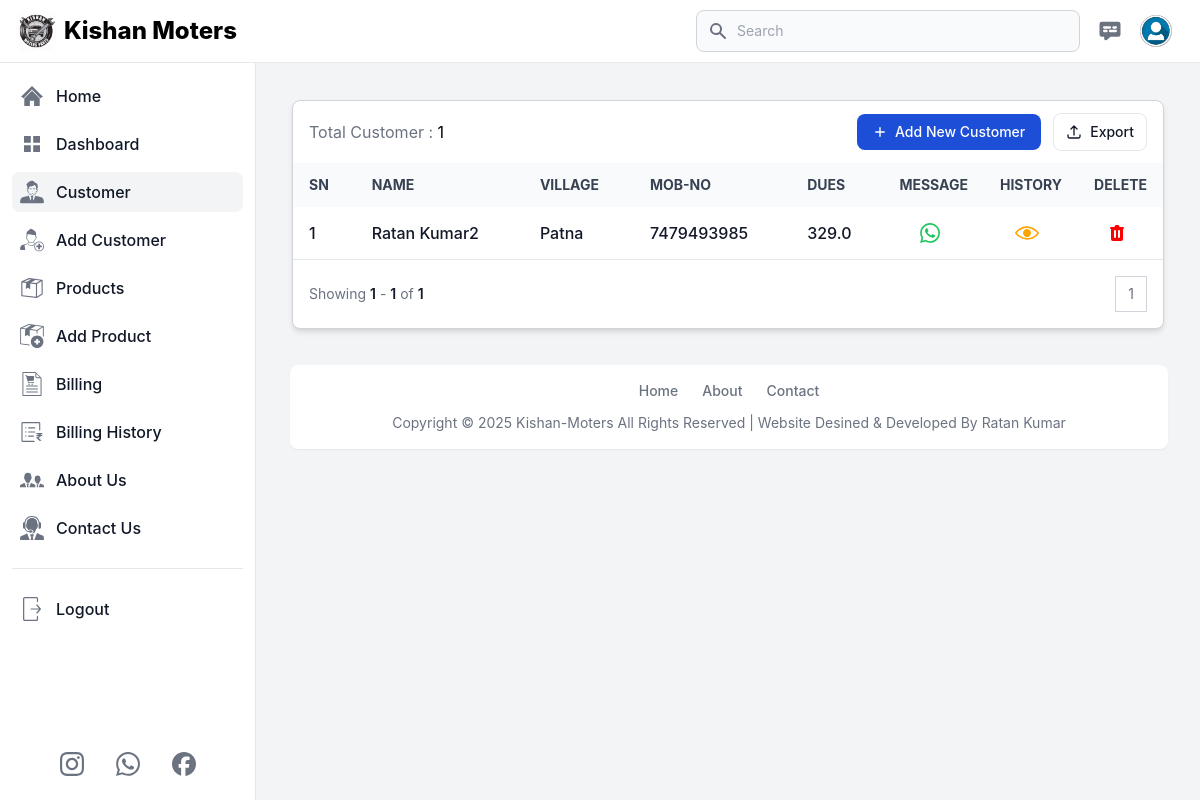
The app's page /customers (signed in), older data.
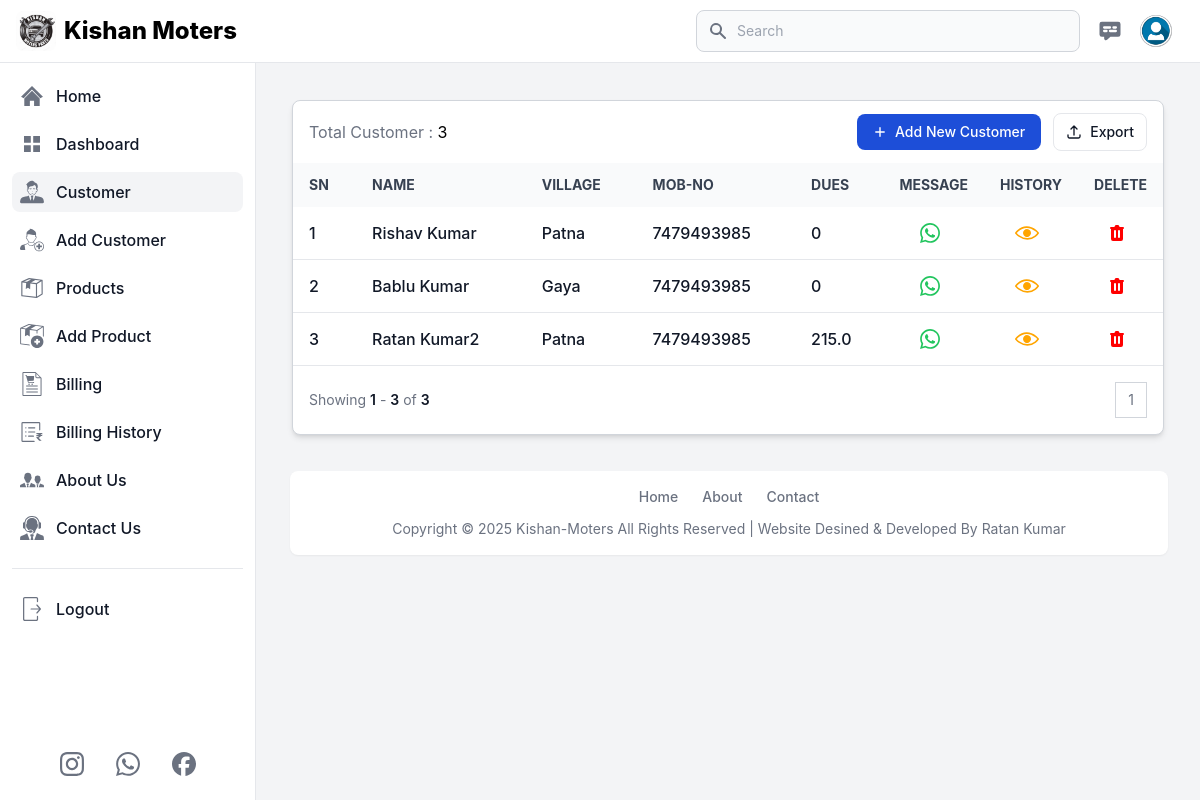
The same page, newer data.
### app.py (models this page shows, shortened)
class Customer(db.Model):
    id = db.Column(db.Integer, primary_key=True)
    user_id = db.Column(db.Integer, db.ForeignKey('user.id'), nullable=False)
    customer_name = db.Column(db.String(100), nullable=False)
    customer_village = db.Column(db.String(100), nullable=False)
    customer_mob_no = db.Column(db.String(100), nullable=False)

### app.py (the view)
@app.route('/customers', methods=['GET', 'POST'])
def customers():
    if 'email' in session:
        user = User.query.filter_by(email=session['email']).first()
        messages = Contact_us.query.order_by(Contact_us.id.desc()).all()
        page = request.args.get('page', 1, type=int)
        customers = Customer.query.filter(Customer.user_id == user.id).order_by(Customer.id.desc()).paginate(page=page, per_page=10)
        total_customer = Customer.query.filter(Customer.user_id == user.id).count()
        customer_dues = {
            c.id: db.session.query(func.coalesce(func.sum(Billing.dues), 0))
            .filter(Billing.customer_id == c.id)
            .scalar()
            for c in customers.items
        }
        return render_template('customer.html', title='Customer', current_page='customer', user=user, customers=customers, total_customer=total_customer, min=min, enumerate=enumerate, messages=messages, customer_dues=customer_dues)
    else:
        flash('You need to login first.', 'error')
        return redirect('/login')

### templates/customer.html (shortened to what the changed rows need)
{% extends 'layout.html' %}
{% block content %}
<main class="p-4 md:ml-64 h-auto pt-20">
    <div class="m-2 md:m-5 max-w-screen-2xl">
        <div
            class="relative overflow-hidden bg-white shadow-md dark:bg-gray-800 rounded-lg border border-gray-300 dark:border-gray-700">
            <div
                class="flex flex-col px-4 py-3 space-y-3 lg:flex-row lg:items-center lg:justify-between lg:space-y-0 lg:space-x-4">
                <div class="flex items-center flex-1 space-x-4">
                    <h5>
                        <span class="text-gray-500">Total Customer : </span>
                        <span class="dark:text-white">{{total_customer}}</span>
                    </h5>
                </div>
            </div>
            <div class="overflow-x-auto">
                <table class="w-full text-sm text-left text-gray-500 dark:text-gray-400">
                    <thead
                        class="text-xs md:text-sm text-gray-700 uppercase bg-gray-50 dark:bg-gray-700 dark:text-gray-400">
                        <tr>
                            <th scope="col" class="px-4 py-3 whitespace-nowrap">SN</th>
                            <th scope="col" class="px-4 py-3 whitespace-nowrap">Name</th>
                            <th scope="col" class="px-4 py-3 whitespace-nowrap">Village</th>
                            <th scope="col" class="px-4 py-3 whitespace-nowrap">Mob-No</th>
                            <th scope="col" class="px-4 py-3 whitespace-nowrap">Dues</th>
                            <th scope="col" class="px-4 py-3 whitespace-nowrap">Message</th>
                            <th scope="col" class="px-4 py-3 whitespace-nowrap">History</th>
                            <th scope="col" class="px-4 py-3 whitespace-nowrap">Delete</th>
                        </tr>
                    </thead>
                    <tbody>
                        {% if customers.items %}
                        {% for index, customer in enumerate(customers.items, start=(customers.page - 1) *
                        customers.per_page + 1) %}
                        <tr class="border-b text-base dark:border-gray-600 hover:bg-gray-100 dark:hover:bg-gray-700">
                            <td class="px-4 py-2 font-medium text-gray-900 whitespace-nowrap dark:text-white">
                                <div class="flex items-center">
                                    {{ index}}
                                </div>
                            </td>
                            <th scope="row"
                                class="px-4 py-2 font-medium text-gray-900 whitespace-nowrap dark:text-white">
                                <div class="flex items-center">
                                    {{customer.customer_name}}
                                </div>
                            </th>
                            <td class="px-4 py-2 font-medium text-gray-900 whitespace-nowrap dark:text-white">
                                <div class="flex items-center">
                                    {{customer.customer_village}}
                                </div>
                            </td>
                            <td class="px-4 py-2 font-medium text-gray-900 whitespace-nowrap dark:text-white">
                                <div class="flex items-center">
                                    {{customer.customer_mob_no}}
                                </div>
                            </td>
                            <td class="px-4 py-2 font-medium text-gray-900 whitespace-nowrap dark:text-white">
                                <div class="flex items-center">
                                    {{customer_dues[customer.id]}}
                                </div>
                            </td>
                            <td class="px-4 w-3 py-2 font-medium text-gray-900 whitespace-nowrap dark:text-white">
                                <div
                                    class="flex items-center justify-center mr-2 p-2 hover:bg-slate-800 hover:rounded-md">
                                    <a href="https://wa.me/91{{customer.customer_mob_no}}?text=Congratulations {{customer.customer_name}}, Welcome to Kishan Motors! We're excited to have you with us. Enjoy top-notch service and a great experience with us!"
                                        target="_blank">
                                        <button class="flex justify-center items-center">
                                        </button>
                                    </a>
                                </div>
                            </td>
                            <td class="px-4 w-3 py-2 font-medium text-gray-900 whitespace-nowrap dark:text-white">
                                <div
                                    class="flex items-center justify-center mr-2 p-2 hover:bg-slate-800 hover:rounded-md">
                                    <a href="{{ url_for('customer_detail', id=customer.id)}}">
                                        <button class="flex justify-center items-center">
                                        </button>
                                    </a>
                                </div>
                            </td>
                            <td class="px-4 w-3 py-2 font-medium text-gray-900 whitespace-nowrap dark:text-white">
                                <div
                                    class="flex items-center justify-center mr-2 p-2 hover:bg-slate-800 hover:rounded-md">
                                    <button class="flex justify-center items-center" id="deleteButton-{{ customer.id }}"
                                        data-modal-target="deleteModal-{{ customer.id }}"
                                        data-modal-toggle="deleteModal-{{ customer.id}}">
                                    </button>
                                </div>
                            </td>
                        </tr>
                        {% endfor %}
                        {% else %}
                        <tr>
                            <td colspan="7" class="text-center p-5">No Customer Found.</td>
                        </tr>
                        {% endif %}
                    </tbody>
                </table>
            </div>
            <nav class="flex flex-col items-start justify-between p-4 space-y-3 md:flex-row md:items-center md:space-y-0"
                aria-label="Table navigation">
                <span class="text-sm font-normal text-gray-500 dark:text-gray-400">
                    Showing
                    <span class="font-semibold text-gray-900 dark:text-white">{{ customers.page * customers.per_page -
                        customers.per_page + 1 }}</span>
                    -
                    <span class="font-semibold text-gray-900 dark:text-white">{{ min(customers.page *
                        customers.per_page, total_customer) }}</span>
                    of
                    <span class="font-semibold text-gray-900 dark:text-white">{{ total_customer }}</span>
                </span>
                <ul class="inline-flex items-stretch -space-x-px">
                    {% for num in customers.iter_pages(left_edge=1, right_edge=1, left_current=2, right_current=2) %}
                    {% if num %}
                    <li>
                        <a href="#"
                            class="flex items-center justify-center px-3 py-2 text-sm leading-tight text-gray-500 bg-white border border-gray-300 hover:bg-gray-100 hover:text-gray-700 dark:bg-gray-800 dark:border-gray-700 dark:text-gray-400 dark:hover:bg-gray-700 dark:hover:text-white">{{
                            num }}</a>
                    </li>
                    {% else %}
                    <li>
                        <a href="#"
                            class="flex items-center justify-center px-3 py-2 text-sm leading-tight text-gray-500 bg-white border border-gray-300 hover:bg-gray-100 hover:text-gray-700 dark:bg-gray-800 dark:border-gray-700 dark:text-gray-400 dark:hover:bg-gray-700 dark:hover:text-white">...</a>
                    </li>
                    {% endif %}
                    {% endfor %}
                </ul>
            </nav>
        </div>
    </div>
</main>
{% endblock %}

Row changes from the older to the newer data that the page shows:
added Customer: index "1", customer_name "Rishav Kumar", customer_village "Patna", customer_mob_no "7479493985", customer_dues "0"
added Customer: user "2", customer_name "Bablu Kumar", customer_village "Gaya", customer_mob_no "7479493985", customer_dues "0"
computed for Customer "Ratan Kumar2": index "1" → "3"; customer_dues "329.0" → "215.0"
Text that changed along with them:
{{ total_customer }}: "1" → "3"
text no longer shown: "1"
text now shown: "3"
